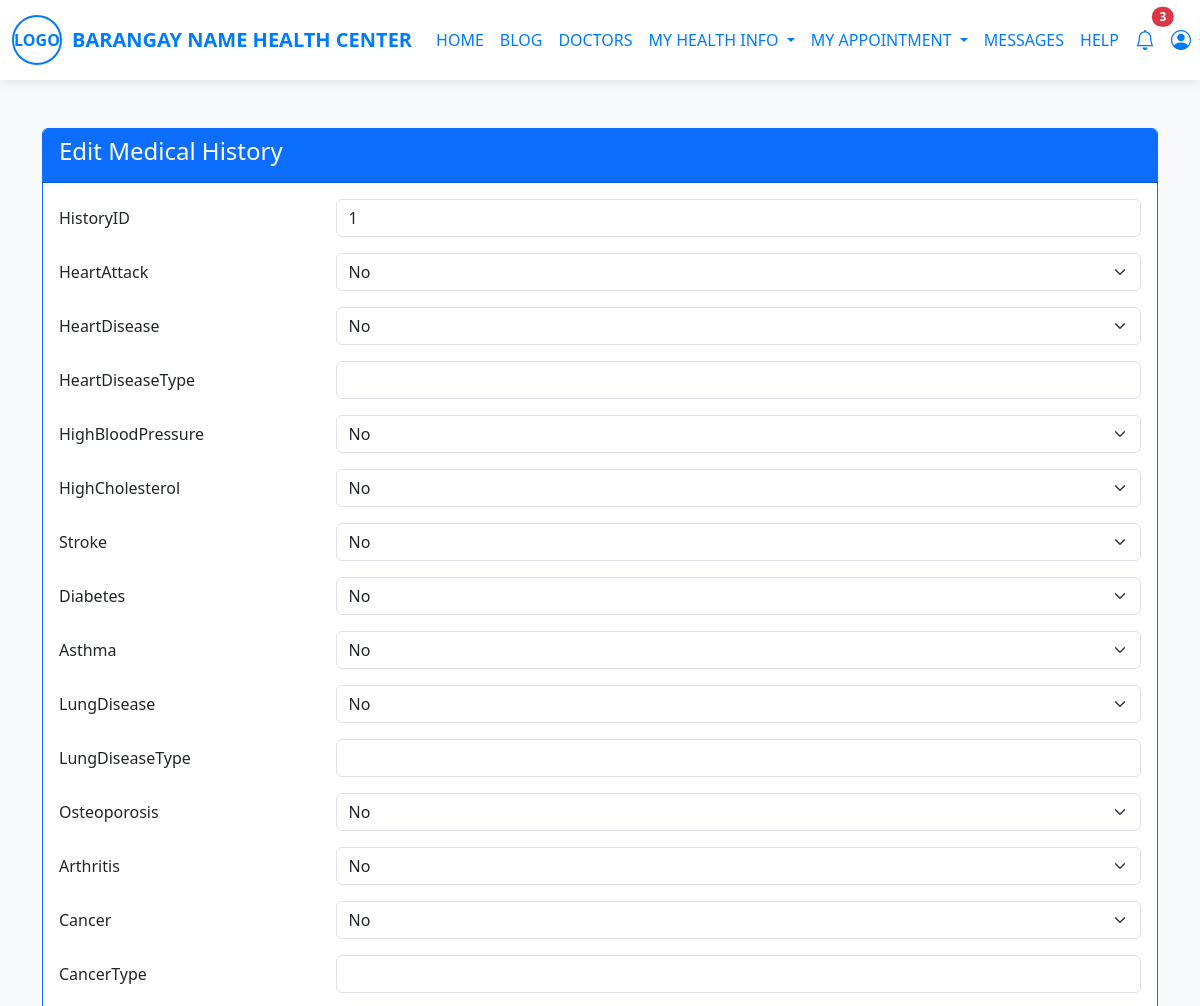
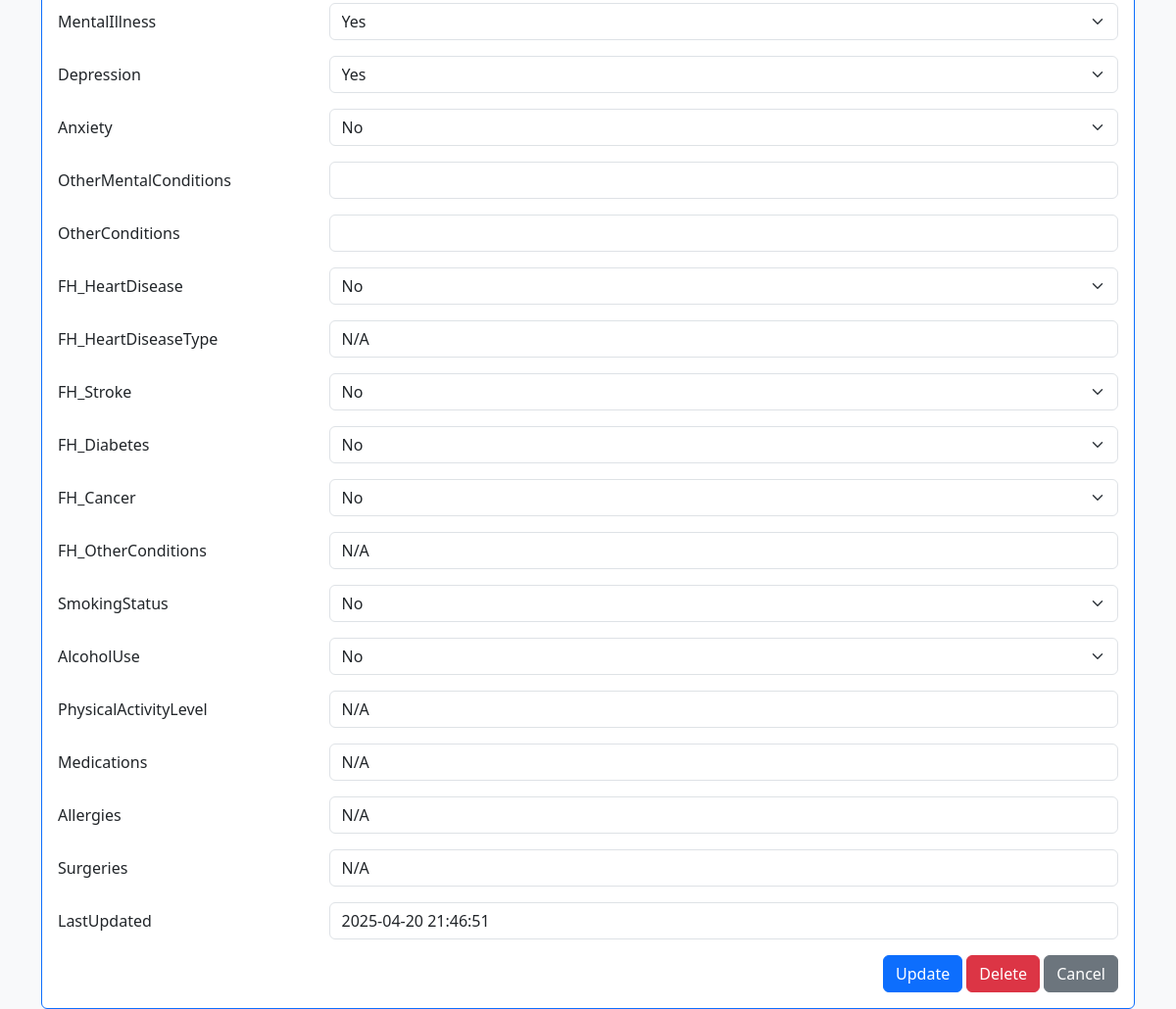
Page /patient/edit-med-history.php (signed in) on the committed database (2 pictures, top to bottom).
### tables this page shows
CREATE TABLE `patient_med_history` (
  `HistoryID` int(11) NOT NULL,
  `PatientID` int(11) NOT NULL,
  `HeartAttack` tinyint(1) DEFAULT NULL,
  `HeartDisease` tinyint(1) DEFAULT NULL,
  `HeartDiseaseType` varchar(255) DEFAULT NULL,
  `HighBloodPressure` tinyint(1) DEFAULT NULL,
  `HighCholesterol` tinyint(1) DEFAULT NULL,
  `Stroke` tinyint(1) DEFAULT NULL,
  `Diabetes` tinyint(1) DEFAULT NULL,
  `Asthma` tinyint(1) DEFAULT NULL,
  `LungDisease` tinyint(1) DEFAULT NULL,
  `LungDiseaseType` varchar(255) DEFAULT NULL,
  `Osteoporosis` tinyint(1) DEFAULT NULL,
  `Arthritis` tinyint(1) DEFAULT NULL,
  `Cancer` tinyint(1) DEFAULT NULL,
  `CancerType` varchar(255) DEFAULT NULL,
  `MentalIllness` tinyint(1) DEFAULT NULL,
  `Depression` tinyint(1) DEFAULT NULL,
  `Anxiety` tinyint(1) DEFAULT NULL,
  `OtherMentalConditions` varchar(255) DEFAULT NULL,
  `OtherConditions` varchar(255) DEFAULT NULL,
  `FH_HeartDisease` tinyint(1) DEFAULT NULL,
  `FH_HeartDiseaseType` varchar(255) DEFAULT NULL,
  `FH_Stroke` tinyint(1) DEFAULT NULL,
  `FH_Diabetes` tinyint(1) DEFAULT NULL,
  `FH_Cancer` tinyint(1) DEFAULT NULL,
  `FH_OtherConditions` varchar(255) DEFAULT NULL,
  `SmokingStatus` tinyint(1) DEFAULT NULL,
  `AlcoholUse` tinyint(1) DEFAULT NULL,
  `PhysicalActivityLevel` varchar(100) DEFAULT NULL,
  `Medications` varchar(1000) DEFAULT NULL,
  `Allergies` varchar(1000) DEFAULT NULL,
  `Surgeries` varchar(1000) DEFAULT NULL,
  `LastUpdated` datetime DEFAULT current_timestamp() ON UPDATE current_timestamp()
);

### patient/edit-med-history.php (the view, shortened to what this page needs)
<?php
include '../dbconfig.php';
$PatientID = $_SESSION['PatientID'];
$stmt = $pdo->prepare("SELECT * FROM patient_med_history WHERE PatientID = ?");
$stmt->execute([$PatientID]);
$record = $stmt->fetch(PDO::FETCH_ASSOC);
function isYesNoField($field) {
    $yesNoFields = [
        'HeartDisease', 'LungDisease', 'Cancer', 'MentalIllness', 'HeartAttack', 'HighBloodPressure',
        'HighCholesterol', 'Stroke', 'Diabetes', 'Asthma', 'Osteoporosis', 'Arthritis', 'Depression', 'Anxiety',
        'FH_HeartDisease', 'FH_Stroke', 'FH_Diabetes', 'FH_Cancer',
        'SmokingStatus', 'AlcoholUse'
    ];
    return in_array($field, $yesNoFields);
}
?>
<!DOCTYPE html>
<html lang="en">
<head>
  <link href="https://cdn.jsdelivr.net/npm/bootstrap@5.3.3/dist/css/bootstrap.min.css" rel="stylesheet">
</head>
<body>
<?php include '../attrib/header-patient.php' ?>
<div class="container mt-5">
  <div class="card border-primary">
    <div class="card-header bg-primary text-white">
      <h4>Edit Medical History</h4>
    </div>
    <div class="card-body">
      <form method="post">
        <?php foreach ($record as $field => $value): ?>
          <?php if ($field === 'PatientID'): ?>
            <input type="hidden" name="<?= $field ?>" value="<?= htmlspecialchars($value) ?>">
          <?php else: ?>
            <div class="mb-3 row">
              <label class="col-sm-3 col-form-label"><?= $field ?></label>
              <div class="col-sm-9">
                <?php if (isYesNoField($field)): ?>
                  <select name="<?= $field ?>" class="form-select" id="<?= $field ?>-select" onchange="toggleTypeFields()">
                    <option value="1" <?= $value == '1' ? 'selected' : '' ?>>Yes</option>
                    <option value="0" <?= $value == '0' ? 'selected' : '' ?>>No</option>
                  </select>
                <?php else: ?>
                  <input type="text" name="<?= $field ?>" class="form-control" value="<?= htmlspecialchars($value ?? 'N/A') ?>">
                <?php endif; ?>
              </div>
            </div>
          <?php endif; ?>
        <?php endforeach; ?>
        <div class="text-end">
          <button type="submit" name="update" class="btn btn-primary">Update</button>
          <button type="button" class="btn btn-danger" onclick="if(confirm('Are you sure you want to delete this record?')) window.location.href='med-history-delete.php';">Delete</button>
          <button type="button" class="btn btn-secondary" onclick="window.location.href='med-history.php'">Cancel</button>
        </div>
      </form>
    </div>
  </div>
</div>
</body>
</html>

### attrib/header-patient.php (style rules this page uses)
body { background-color: #f8f9fa; }

### rows in the picture
patient_med_history: HistoryID "1", HeartAttack "No", HeartDisease "No", HighBloodPressure "No", HighCholesterol "No", Stroke "No", Diabetes "No", Asthma "No", LungDisease "No", Osteoporosis "No", Arthritis "No", Cancer "No", MentalIllness "Yes", Depression "Yes", Anxiety "No", FH_HeartDisease "No", FH_HeartDiseaseType "N/A", FH_Stroke "No", FH_Diabetes "No", FH_Cancer "No", FH_OtherConditions "N/A", SmokingStatus "No", AlcoholUse "No", PhysicalActivityLevel "N/A", Medications "N/A", Allergies "N/A", Surgeries "N/A", LastUpdated "2025-04-20 21:46:51"

### other values in the picture
$field "HistoryID"
$field "HeartAttack"
$field "HeartDisease"
$field "HeartDiseaseType"
$field "HighBloodPressure"
$field "HighCholesterol"
$field "Stroke"
$field "Diabetes"
$field "Asthma"
$field "LungDisease"
$field "LungDiseaseType"
$field "Osteoporosis"
$field "Arthritis"
$field "Cancer"
$field "CancerType"
